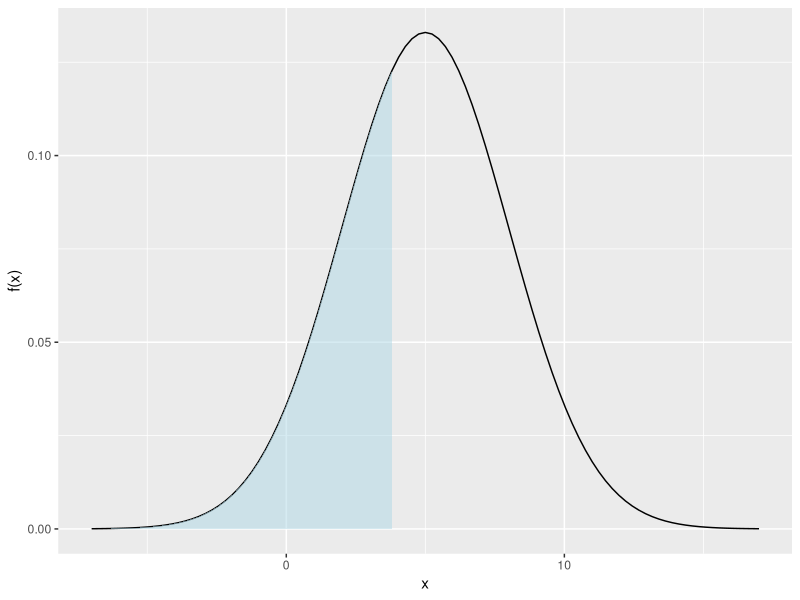
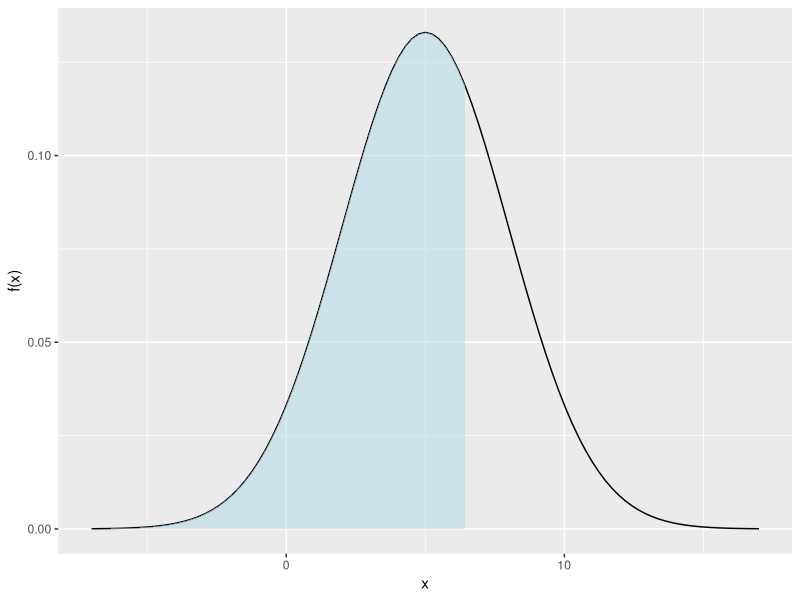
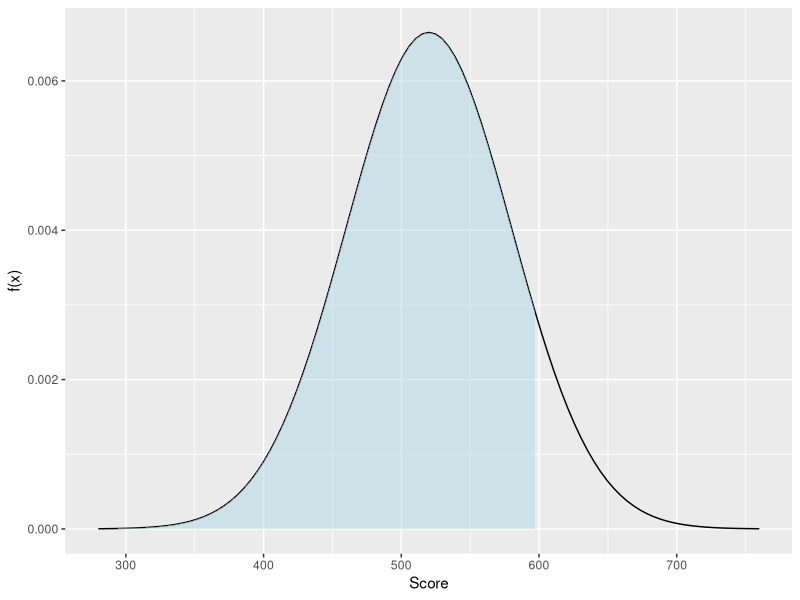
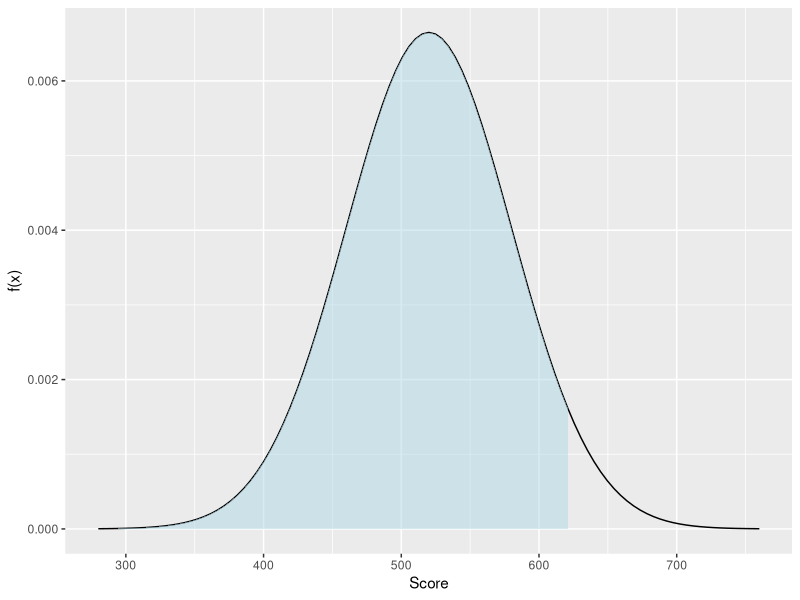
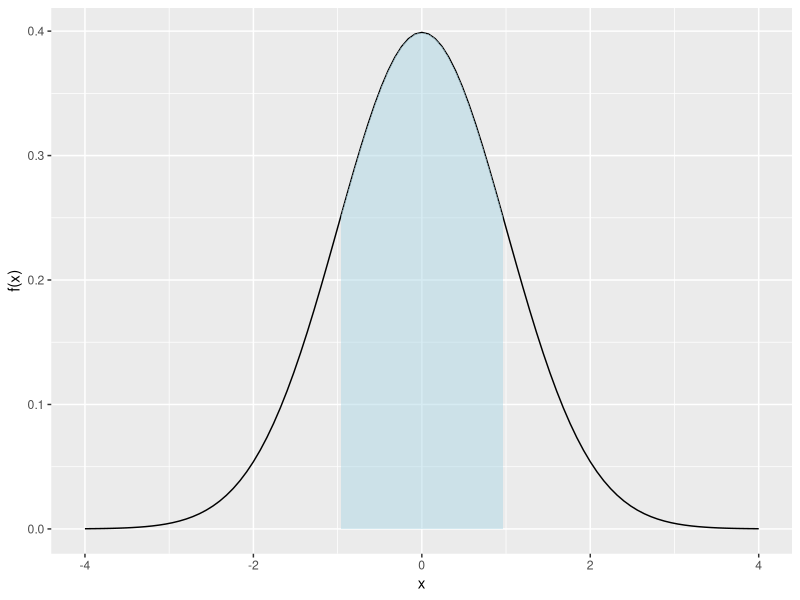
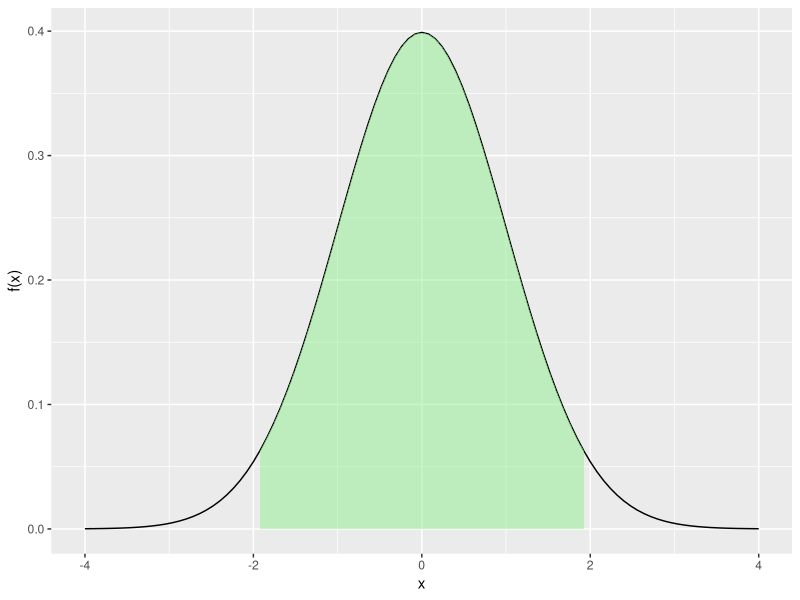
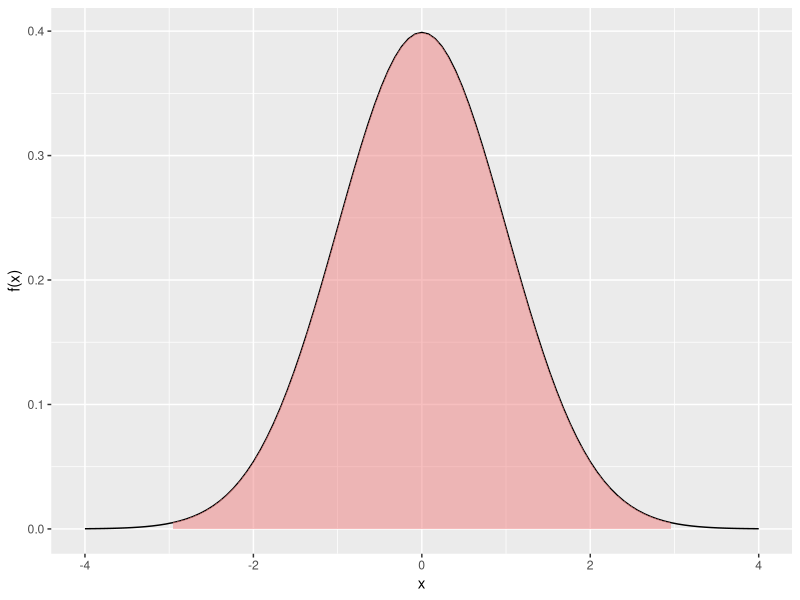

These figures' R source, in order:
## ---- chunk 1
#| echo: false
require(ggplot2)
## ---- chunk 2
#| echo: true
pnorm(1.8,0,1)
pnorm(1.89,0,1)
## ---- chunk 3
#| echo: false
x       = 4
mu      = 5
sigmaSq = 9
pnorm(x, mu, sqrt(sigmaSq))
## ---- chunk 4
#| echo: true
pnorm(4,5,3)
## ---- chunk 5
#| label: normalProbPlot
#| echo: false
#| fig-asp: 1
#| out-width: "100%" 
x       = 4
mu      = 5
sigmaSq = 9
lab     = 'x'

funcShaded <- function(x, lower_bound) {
    y = dnorm(x, mean = mu, sd = sqrt(sigmaSq))
    y[x >= lower_bound] <- NA
    return(y)
}

xMin = mu - sqrt(sigmaSq)*4
xMax = mu + sqrt(sigmaSq)*4
ggplot(data.frame(x = c(xMin, xMax)), aes(x = x)) + 
    stat_function(fun = dnorm, args = list(mean = mu, sd = sqrt(sigmaSq))) + 
    stat_function(fun = funcShaded, args = list(lower_bound = x), 
                  geom = "area", fill = 'lightblue', alpha = .5) +
    scale_x_continuous(name = lab) + scale_y_continuous(name = "f(x)")
## ---- chunk 6
#| echo: true
qnorm(.7,5,3)
## ---- chunk 7
#| label: normalQuantilePlot
#| echo: false
#| fig-asp: 1
#| out-width: "100%" 
x   = qnorm(.7,mu,sqrt(sigmaSq))
lab = 'x' 

funcShaded <- function(x, lower_bound) {
    y = dnorm(x, mean = mu, sd = sqrt(sigmaSq))
    y[x >= lower_bound] <- NA
    return(y)
}

xMin = mu - sqrt(sigmaSq)*4
xMax = mu + sqrt(sigmaSq)*4
ggplot(data.frame(x = c(xMin, xMax)), aes(x = x)) + 
    stat_function(fun = dnorm, args = list(mean = mu, sd = sqrt(sigmaSq))) + 
    stat_function(fun = funcShaded, args = list(lower_bound = x), 
                  geom = "area", fill = 'lightblue', alpha = .5) +
    scale_x_continuous(name = lab) + scale_y_continuous(name = "f(x)")
## ---- chunk 8
#| echo: false
#| eval: true
qnorm( pnorm(3,5,3), 5, 3)
## ---- chunk 9
#| echo: false
#| eval: true
pnorm( qnorm(.2,5,3), 5, 3)
## ---- chunk 10
#| echo: true
pnorm(0,-3.2,sqrt(100))
## ---- chunk 11
#| echo: true
qnorm(.05,-3.2,sqrt(100))
## ---- chunk 12
#| echo: true
x       = 600
mu      = 520
sigmaSq = 3600
pnorm(x, mu, sqrt(sigmaSq))
## ---- chunk 13
#| label: SATprobabilityNoEcho
#| echo: false
#| fig-asp: 1
#| out-width: "120%" 
x       = 600
mu      = 520
sigmaSq = 3600

funcShaded <- function(x, lower_bound) {
    y = dnorm(x, mean = mu, sd = sqrt(sigmaSq))
    y[x >= lower_bound] <- NA
    return(y)
}

xMin = mu - sqrt(sigmaSq)*4
xMax = mu + sqrt(sigmaSq)*4
ggplot(data.frame(x = c(xMin, xMax)), aes(x = x)) + 
    stat_function(fun = dnorm, args = list(mean = mu, sd = sqrt(sigmaSq))) + 
    stat_function(fun = funcShaded, args = list(lower_bound = x), 
                  geom = "area", fill = 'lightblue', alpha = .5) +
    scale_x_continuous(name = "Score") + scale_y_continuous(name = "f(x)")
## ---- chunk 14
#| echo: true
prob    = .96
mu      = 520
sigmaSq = 3600
qnorm(prob, mu, sqrt(sigmaSq))
## ---- chunk 15
#| label: SATvalueNoEcho
#| echo: false
#| fig-asp: 1
#| out-width: "100%" 
x       = qnorm(prob, mu, sqrt(sigmaSq))
mu      = 520
sigmaSq = 3600

funcShaded <- function(x, lower_bound) {
    y = dnorm(x, mean = mu, sd = sqrt(sigmaSq))
    y[x >= lower_bound] <- NA
    return(y)
}

xMin = mu - sqrt(sigmaSq)*4
xMax = mu + sqrt(sigmaSq)*4
ggplot(data.frame(x = c(xMin, xMax)), aes(x = x)) + 
    stat_function(fun = dnorm, args = list(mean = mu, sd = sqrt(sigmaSq))) + 
    stat_function(fun = funcShaded, args = list(lower_bound = x), 
                  geom = "area", fill = 'lightblue', alpha = .5) +
    scale_x_continuous(name = "Score") + scale_y_continuous(name = "f(x)")
## ---- chunk 16
#| echo: true
mu      = 2.54*.875
sigmaSq = 2.54^2*.00005
pnorm(mu + .01, mu, sqrt(sigmaSq)) - 
    pnorm(mu - .01, mu, sqrt(sigmaSq))
## ---- chunk 17
#| echo: true
zScoreM = (9.63 - 9.85)/sqrt(.0057)
zScoreM
zScoreW = (10.61 - 10.83)/sqrt(.0049)
zScoreW
## ---- chunk 18
#| echo: true
x = zScoreW * sqrt(.0057) + 9.85
x
## ---- chunk 19
#| label: normalEmpRuleGeneral1
#| echo: false
#| fig-asp: 1
#| out-width: "110%"

mu      = 0
sigmaSq = 1
lab     = 'x' 

funcShaded <- function(x, lower_bound) {
    y = dnorm(x, mean = mu, sd = sqrt(sigmaSq))
    y[x >= lower_bound | x <= -lower_bound] <- NA
    return(y)
}

xMin = mu - sqrt(sigmaSq)*4
xMax = mu + sqrt(sigmaSq)*4
outPlot = ggplot(data.frame(x = c(xMin, xMax)), aes(x = x)) + 
    stat_function(fun = dnorm, args = list(mean = mu, sd = sqrt(sigmaSq))) + 
    stat_function(fun = funcShaded, args = list(lower_bound = 1), 
                  geom = "area", fill = 'lightblue', alpha = .5) +
    scale_x_continuous(name = lab) + scale_y_continuous(name = "f(x)")
outPlot
## ---- chunk 20
#| label: normalEmpRuleGeneral2
#| echo: false
#| fig-asp: 1
#| out-width: "110%"

outPlot = ggplot(data.frame(x = c(xMin, xMax)), aes(x = x)) + 
    stat_function(fun = dnorm, args = list(mean = mu, sd = sqrt(sigmaSq))) + 
stat_function(fun = funcShaded, args = list(lower_bound = 2), 
                  geom = "area", fill = 'lightgreen', alpha = .5)  +
    scale_x_continuous(name = lab) + scale_y_continuous(name = "f(x)")
outPlot
## ---- chunk 21
#| label: normalEmpRuleGeneral3
#| echo: false
#| fig-asp: 1
#| out-width: "110%"

outPlot = ggplot(data.frame(x = c(xMin, xMax)), aes(x = x)) + 
    stat_function(fun = dnorm, args = list(mean = mu, sd = sqrt(sigmaSq))) + 
stat_function(fun = funcShaded, args = list(lower_bound = 3), 
                  geom = "area", fill = 'lightcoral', alpha = .5)   +
    scale_x_continuous(name = lab) + scale_y_continuous(name = "f(x)")
outPlot
## ---- chunk 22
#| echo: true
x       = 600
mu      = 520
sigmaSq = 3600
pnorm(x, mu, sqrt(sigmaSq))
qnorm(.96, mu, sqrt(sigmaSq))
## ---- chunk 23
#| echo: true
1.751*sqrt(sigmaSq) + mu
